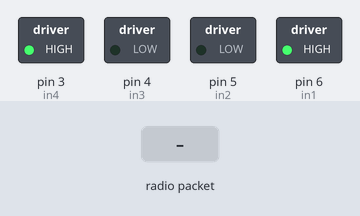
Bench run of a sketch on a simulated Arduino Uno, built with avr-gcc and run on an emulated ATmega328P. Shown: switched loads named in the sketch (green lamp = pin HIGH). The test bench sets the inputs (shaded band). No radio packets arrive unless stated; what the sketch prints to the serial monitor is not drawn.

Above: at 1.2 s.
1.3 s: radio packet "1" arrives
Timing chart, 0 to 4.3 s (numbered marks = the images above; inputs shaded):
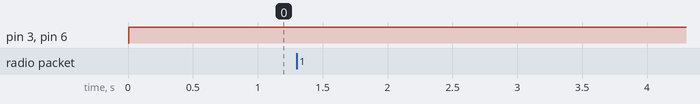

Measured:
- after the input at 1.3 s, every drawn part: stays the same

The sketch:

sketch_may15d.ino
```cpp
//Project: Reveiver code for Bi-Wheeled rover
//Author: Josh Dolgin
//Date: 2019/06/26
//Status: Working
#include <RF24.h>
RF24 radio(9, 10);              //CE (Chip Enable/Disable), CSN(SS)
byte addresses[][6] = {"1Node", "2Node"};
#define CHANNEL 14 // 2.414 GHz
uint8_t in1 = 6;
uint8_t in2 = 5;
uint8_t in3 = 4;
uint8_t in4 = 3; // Motor control pins
uint8_t rLed = A0;
uint8_t bLed = A1;
uint8_t gLed = A2; // LED pins

struct package // Data structure to receive
{
  uint8_t xVal = 0;
  uint8_t yVal = 0;
  boolean R = 0;
  boolean G = 0;
  boolean B = 0;
};
typedef struct package Package;
Package data;

void setup() {
  Serial.begin(9600);
  pinMode(in1, OUTPUT);
  pinMode(in2, OUTPUT);
  pinMode(in3, OUTPUT);
  pinMode(in4, OUTPUT);
  radio.begin();                          //invoke the radio object
  radio.setPALevel(RF24_PA_MIN);          //close range so minimum power sufficient
  radio.setChannel(CHANNEL);              //Tx and Rx communication on same channel  //https://tmrh20.github.io/RF24/classRF24.html#af2e409e62d49a23e372a70b904ae30e1
  radio.openWritingPipe(addresses[1]);    //select ONE addresses to write to
  radio.openReadingPipe(1, addresses[0]); //receiver and transmit are reversed
  radio.startListening(); // Receiver
}
void stationary() { //Stay still
  digitalWrite(in1, LOW);
  digitalWrite(in2, LOW);
  digitalWrite(in3, LOW);
  digitalWrite(in4, LOW);
}

void goForward() {
  digitalWrite(in1, HIGH);
  digitalWrite(in2, LOW);
  digitalWrite(in3, HIGH);
  digitalWrite(in4, LOW);
}

void goBackward() {
  digitalWrite(in1, LOW);
  digitalWrite(in2, HIGH);
  digitalWrite(in3, LOW);
  digitalWrite(in4, HIGH);
}

void turnLeft() {
  digitalWrite(in1, HIGH);
  digitalWrite(in2, LOW);
  digitalWrite(in3, LOW);
  digitalWrite(in4, HIGH);
}

void turnRight() {
  digitalWrite(in1, LOW);
  digitalWrite(in2, HIGH);
  digitalWrite(in3, HIGH);
  digitalWrite(in4, LOW);
}
void loop() {
  if (radio.available())
  {
    while (radio.available())
    {
      radio.read(&data, sizeof(data) ); // Read the data
    }
    Serial.print(data.xVal);
    Serial.print("  ");
    Serial.print(data.yVal);
    Serial.print("  ");
    Serial.print(data.R);
    Serial.print("  ");
    Serial.print(data.B);
    Serial.print("  ");
    Serial.println(data.G); // Print the data on the Serial monitor
  }
  if (data.xVal < 150 && data.xVal > 100 && data.yVal < 150 && data.yVal > 100) { // if the joystick is in the middle
    Serial.println("Nothing");
    stationary();
  }
  if (data.xVal < 150 && data.xVal > 100) {
    if (data.yVal > 151) {
      Serial.println("FORWARD");
      goForward();
    }
    if (data.yVal < 99) {
      Serial.println("BACKWARD");
      goBackward();
    }
  }
  if (data.xVal > 151) {
    Serial.println("LEFT");
    turnRight();
  } else if (data.xVal < 99) {
    Serial.println("RIGHT");
    turnLeft();
  }
  digitalWrite(rLed, ~data.R);
  digitalWrite(bLed, ~data.B);
  digitalWrite(gLed, ~data.G);
  delay(100);
}
```
